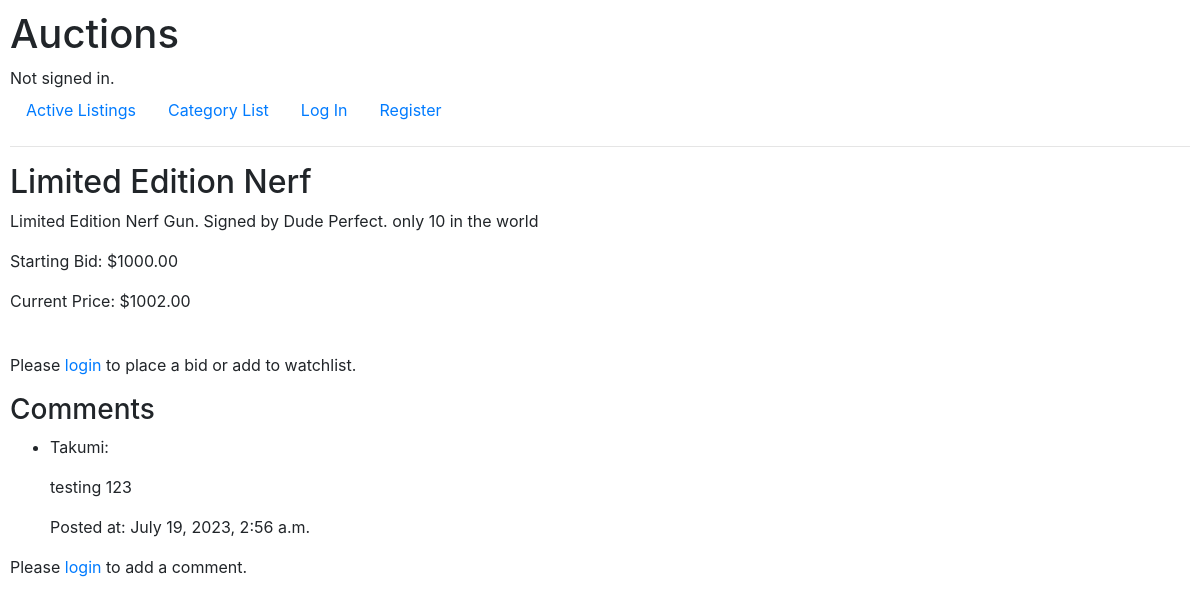
/2, run on the app's committed database.
### auctions/models.py (models this page shows, shortened)
class Listing(models.Model):
    title = models.CharField(max_length=255)
    description = models.TextField()
    starting_bid = models.DecimalField(max_digits = 10, decimal_places=2)
    image_url = models.URLField(blank=True, null=True, max_length=300) # optional
    category = models.ForeignKey(Category, on_delete=models.CASCADE, related_name="listings", blank=True, null=True) #optional
    creator = models.ForeignKey(User, on_delete=models.CASCADE, related_name = "listings")
    created_at = models.DateTimeField(auto_now_add=True)
    closed = models.BooleanField(default=False)  # Indicates if the auction is closed
    winner = models.ForeignKey(User, on_delete=models.CASCADE, related_name="won_auctions", null=True, blank=True)  # Tracks the winner of the auction (if any)
    @property
    def current_bid(self):
        highest_bid = self.bids.order_by('-amount').first()
        if highest_bid:
            return Decimal(highest_bid.amount).quantize(Decimal('0.00'))
        return Decimal(0).quantize(Decimal('0.00'))

class Comment(models.Model):
    listing = models.ForeignKey(Listing, on_delete=models.CASCADE, related_name = "comments")
    commenter = models.ForeignKey(User, on_delete=models.CASCADE, related_name = "comments")
    text = models.TextField()
    created_at = models.DateTimeField(auto_now_add=True)

class User(AbstractUser):
    first_name = models.CharField(max_length=64)
    last_name = models.CharField(max_length=64)

### auctions/views.py (the view, shortened to what this page needs)
# urls.py: path("<str:listing_id>", views.listing, name="listing"),
def listing(request, listing_id):
    listing = get_object_or_404(Listing, pk=listing_id)
    current_bid = listing.current_bid
    watchlisted = False
    is_creator = False
    won_auction = False
    bid_form = BidForm()
    comment_form = CommentForm()
    return render(request, "auctions/listing.html", {
        "listing": listing,
        "current_bid": current_bid,
        "bid_form": bid_form,
        "watchlisted": watchlisted,
        "is_creator": is_creator,
        "won_auction": won_auction,
        "comment_form": comment_form
    })

### auctions/templates/auctions/listing.html (shortened to what this page needs)
{% extends "auctions/layout.html" %}
{% block body %}
    <h2>{{ listing.title }}</h2>
    <p>{{ listing.description }}</p>
    <p>Starting Bid: ${{ listing.starting_bid }}</p>
    <p>Current Price: ${{ current_bid|floatformat:2 }}</p>
    <br>
    {% if not listing.closed %}
        {% if user.is_authenticated %}
            {% if is_creator %}
                {% if not listing.closed %}
                    <form method="post" action="{% url 'listing' listing_id=listing.id %}">
                        {% csrf_token %}
                        <button type="submit" name="close_auction">Close Auction</button>
                    </form>
                {% endif %}
            {% else %}
                <form method="post" action="{% url 'listing' listing_id=listing.id %}">
                    {% csrf_token %}
                    {% if watchlisted %}
                        <button type="submit" name="remove_from_watchlist">Remove from Watchlist</button>
                    {% else %}
                        <button type="submit" name="add_to_watchlist">Add to Watchlist</button>
                    {% endif %}
                </form>
                <form method="post" action="{% url 'listing' listing_id=listing.id %}">
                    {% csrf_token %}
                    <h3>Place a bid</h3>
                    {{ bid_form }}
                    <button type="submit" name="place_bid">Place Bid</button>
                </form>
            {% endif %}
        {% else %}
            <p>Please <a href="{% url 'login' %}">login</a> to place a bid or add to watchlist.</p>
        {% endif %}
    {% else %}
        {% if is_creator %}
            {% if listing.winner %}
                <p>The winner is {{listing.winner.username}}.</p>
            {% endif %}
        {% endif%}
    {% endif %}
    <h3>Comments</h3>
    {% if listing.comments.exists %}
        <ul>
            {% for comment in listing.comments.all %}
            <li>
                <p>{{ comment.commenter.username }}:</p>
                <p>{{ comment.text }}</p>
                <p>Posted at: {{ comment.created_at }}</p>
            </li>
            {% endfor %}
        </ul>
    {% else %}
        <p>No comments yet.</p>
    {% endif%}
    {% if not listing.closed %}
        {% if user.is_authenticated %}
            <h3>Add a Comment</h3>
            <form method="post" action="{% url 'listing' listing_id=listing.id%}">
                {% csrf_token %}
                {{ comment_form }}
                <button type="submit" name="add_comment">Submit Comment</button>
            </form>
        {% else %}
            <p>Please <a href="{% url 'login' %}">login</a> to add a comment.</p>
        {% endif %}
    {% endif %}
{% endblock %}

### auctions/static/auctions/styles.css (style rules this page uses)
body { padding: 10px; }

### data on the page
Listing: title "Limited Edition Nerf", description "Limited Edition Nerf Gun. Signed by Dude Perfect. only 10 in the world", starting_bid "1000.00"
Comment: commenter.username "Takumi", text "testing 123", created_at "July 19, 2023, 2:56 a.m."

### other printed values
{{ current_bid|floatformat:2 }} "1002.00"
